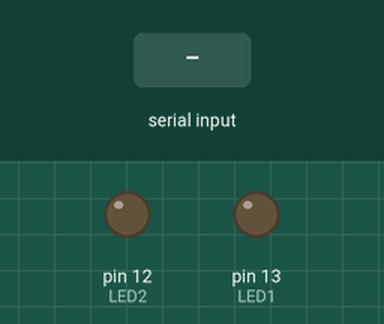
Simulated run of this sketch. Board: Arduino Uno, built with avr-gcc and run on an emulated ATmega328P. Shown: output pins drawn as LEDs (lit = HIGH). The test bench sets the inputs (shaded band).

Above: at 1.2 s.
1.3 s: "1" received over Serial
At 2.3 s:
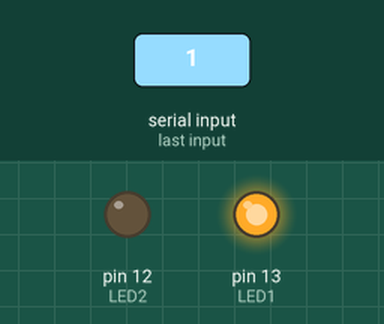
2.8 s: "3" received over Serial
At 3.5 s:
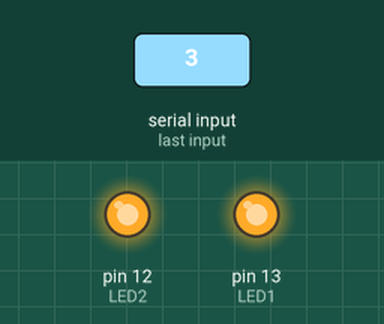
4.3 s: "2" received over Serial
At 4.6 s:
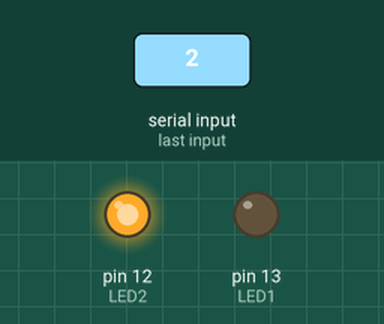
5.8 s: "4" received over Serial
At 6.9 s:
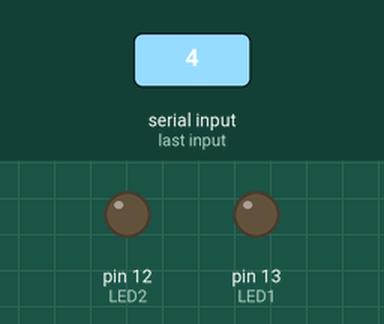
Timing chart, 0 to 8.3 s (numbered marks = the images above; inputs shaded):
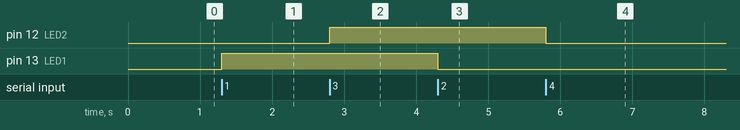

The sketch:

Bluetooth_Mult.ino
```cpp
/*
ARDUINO TRAINING
CREATE BY : MUHAMMAD SHAHKHIR BIN MOZAMIR

 TITLE: 1 MULTIPLE LED BLUETOOTH
*/

char incomingByte;
int LED1 = 13;
int LED2 = 12;
//int LED3 = 3;
//int LED4 = 4;

void setup() {
Serial.begin(9600);
pinMode(LED1, OUTPUT);
pinMode(LED2, OUTPUT);
//pinMode(LED3, OUTPUT);
//pinMode(LED4, OUTPUT);
}

void loop() {
if (Serial.available() > 0) {
incomingByte = Serial.read();

if(incomingByte == '1') {digitalWrite(LED1, HIGH); }
if(incomingByte == '2') {digitalWrite(LED1, LOW); }

if(incomingByte == '3') {digitalWrite(LED2, HIGH); }
if(incomingByte == '4') {digitalWrite(LED2, LOW); }

//if(incomingByte == '3') {digitalWrite(LED3, HIGH); }
//if(incomingByte == '7') {digitalWrite(LED3, LOW); }
//
//if(incomingByte == '4') {digitalWrite(LED4, HIGH); }
//if(incomingByte == '8') {digitalWrite(LED4, LOW); }

}
}


/*
 *TEST STATUS : QUALIFIED
 */
```

Measured:
- after the input at 1.3 s, pin 13 (LED1): LOW → HIGH at once
- after the input at 2.8 s, pin 12 (LED2): LOW → HIGH at once
- after the input at 4.3 s, pin 13 (LED1): HIGH → LOW at once
- after the input at 5.8 s, pin 12 (LED2): HIGH → LOW at once
